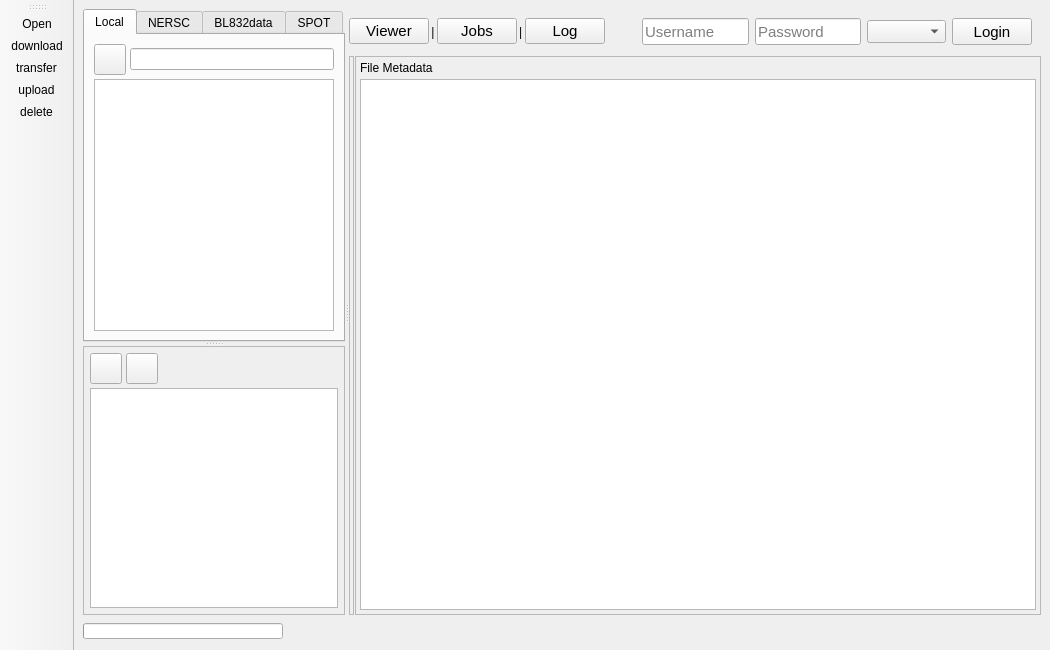
<?xml version="1.0" encoding="UTF-8"?>
<ui version="4.0">
 <class>MainWindow</class>
 <widget class="QMainWindow" name="MainWindow">
  <property name="geometry">
   <rect>
    <x>0</x>
    <y>0</y>
    <width>1050</width>
    <height>650</height>
   </rect>
  </property>
  <property name="minimumSize">
   <size>
    <width>800</width>
    <height>500</height>
   </size>
  </property>
  <property name="windowTitle">
   <string>SPEW Client Beta</string>
  </property>
  <property name="unifiedTitleAndToolBarOnMac">
   <bool>false</bool>
  </property>
  <widget class="QWidget" name="centralwidget">
   <layout class="QGridLayout" name="gridLayout">
    <item row="0" column="0">
     <widget class="QSplitter" name="hsplitter">
      <property name="sizePolicy">
       <sizepolicy hsizetype="Expanding" vsizetype="Expanding">
        <horstretch>0</horstretch>
        <verstretch>0</verstretch>
       </sizepolicy>
      </property>
      <property name="orientation">
       <enum>Qt::Horizontal</enum>
      </property>
      <widget class="QSplitter" name="vsplitter">
       <property name="sizePolicy">
        <sizepolicy hsizetype="Fixed" vsizetype="Expanding">
         <horstretch>0</horstretch>
         <verstretch>0</verstretch>
        </sizepolicy>
       </property>
       <property name="minimumSize">
        <size>
         <width>100</width>
         <height>0</height>
        </size>
       </property>
       <property name="orientation">
        <enum>Qt::Vertical</enum>
       </property>
       <property name="handleWidth">
        <number>4</number>
       </property>
       <widget class="QTabWidget" name="tabWidget">
        <property name="sizePolicy">
         <sizepolicy hsizetype="MinimumExpanding" vsizetype="Preferred">
          <horstretch>0</horstretch>
          <verstretch>0</verstretch>
         </sizepolicy>
        </property>
        <property name="tabShape">
         <enum>QTabWidget::Rounded</enum>
        </property>
        <property name="currentIndex">
         <number>0</number>
        </property>
        <widget class="QWidget" name="Local">
         <attribute name="title">
          <string>Local</string>
         </attribute>
         <layout class="QVBoxLayout" name="verticalLayout_5">
          <item>
           <layout class="QVBoxLayout" name="verticalLayout">
            <property name="spacing">
             <number>4</number>
            </property>
            <property name="sizeConstraint">
             <enum>QLayout::SetMaximumSize</enum>
            </property>
            <item>
             <layout class="QHBoxLayout" name="horizontalLayout_7">
              <item>
               <widget class="QToolButton" name="local_back_button">
                <property name="sizePolicy">
                 <sizepolicy hsizetype="Fixed" vsizetype="Fixed">
                  <horstretch>0</horstretch>
                  <verstretch>0</verstretch>
                 </sizepolicy>
                </property>
                <property name="maximumSize">
                 <size>
                  <width>32</width>
                  <height>32</height>
                 </size>
                </property>
                <property name="text">
                 <string/>
                </property>
                <property name="icon">
                 <iconset>
                  <normaloff>back.png</normaloff>back.png</iconset>
                </property>
                <property name="iconSize">
                 <size>
                  <width>24</width>
                  <height>24</height>
                 </size>
                </property>
               </widget>
              </item>
              <item>
               <widget class="QLineEdit" name="local_path_label">
                <property name="readOnly">
                 <bool>true</bool>
                </property>
               </widget>
              </item>
             </layout>
            </item>
            <item>
             <widget class="QTreeView" name="local_tree_view">
              <property name="sortingEnabled">
               <bool>true</bool>
              </property>
              <property name="animated">
               <bool>true</bool>
              </property>
              <property name="expandsOnDoubleClick">
               <bool>false</bool>
              </property>
              <attribute name="headerVisible">
               <bool>false</bool>
              </attribute>
              <attribute name="headerCascadingSectionResizes">
               <bool>false</bool>
              </attribute>
              <attribute name="headerDefaultSectionSize">
               <number>100</number>
              </attribute>
              <attribute name="headerMinimumSectionSize">
               <number>60</number>
              </attribute>
              <attribute name="headerShowSortIndicator" stdset="0">
               <bool>true</bool>
              </attribute>
             </widget>
            </item>
           </layout>
          </item>
         </layout>
        </widget>
        <widget class="QWidget" name="NERSC">
         <attribute name="title">
          <string>NERSC</string>
         </attribute>
         <layout class="QVBoxLayout" name="verticalLayout_7">
          <item>
           <layout class="QVBoxLayout" name="verticalLayout_3">
            <item>
             <layout class="QHBoxLayout" name="horizontalLayout_4">
              <item>
               <widget class="QToolButton" name="nersc_back_button">
                <property name="sizePolicy">
                 <sizepolicy hsizetype="Fixed" vsizetype="Fixed">
                  <horstretch>0</horstretch>
                  <verstretch>0</verstretch>
                 </sizepolicy>
                </property>
                <property name="maximumSize">
                 <size>
                  <width>32</width>
                  <height>32</height>
                 </size>
                </property>
                <property name="text">
                 <string/>
                </property>
                <property name="icon">
                 <iconset>
                  <normaloff>back.png</normaloff>back.png</iconset>
                </property>
                <property name="iconSize">
                 <size>
                  <width>24</width>
                  <height>24</height>
                 </size>
                </property>
               </widget>
              </item>
              <item>
               <widget class="QLineEdit" name="nersc_path_label">
                <property name="text">
                 <string>Login to NERSC</string>
                </property>
                <property name="readOnly">
                 <bool>true</bool>
                </property>
                <property name="placeholderText">
                 <string/>
                </property>
               </widget>
              </item>
             </layout>
            </item>
            <item>
             <widget class="QListWidget" name="nersc_list_widget">
              <property name="isWrapping" stdset="0">
               <bool>false</bool>
              </property>
              <property name="currentRow">
               <number>-1</number>
              </property>
              <property name="sortingEnabled">
               <bool>true</bool>
              </property>
             </widget>
            </item>
           </layout>
          </item>
         </layout>
        </widget>
        <widget class="QWidget" name="BL832data">
         <attribute name="title">
          <string>BL832data</string>
         </attribute>
         <layout class="QVBoxLayout" name="verticalLayout_17">
          <item>
           <layout class="QVBoxLayout" name="verticalLayout_16">
            <item>
             <layout class="QHBoxLayout" name="horizontalLayout_8">
              <item>
               <widget class="QToolButton" name="bl832_back_button">
                <property name="sizePolicy">
                 <sizepolicy hsizetype="Fixed" vsizetype="Fixed">
                  <horstretch>0</horstretch>
                  <verstretch>0</verstretch>
                 </sizepolicy>
                </property>
                <property name="maximumSize">
                 <size>
                  <width>32</width>
                  <height>32</height>
                 </size>
                </property>
                <property name="text">
                 <string/>
                </property>
                <property name="icon">
                 <iconset>
                  <normaloff>back.png</normaloff>back.png</iconset>
                </property>
                <property name="iconSize">
                 <size>
                  <width>24</width>
                  <height>24</height>
                 </size>
                </property>
               </widget>
              </item>
              <item>
               <widget class="QLineEdit" name="bl832data_path_label">
                <property name="text">
                 <string>Login to Globus</string>
                </property>
                <property name="readOnly">
                 <bool>true</bool>
                </property>
                <property name="placeholderText">
                 <string/>
                </property>
               </widget>
              </item>
             </layout>
            </item>
            <item>
             <widget class="QListWidget" name="bl832data_list_widget"/>
            </item>
           </layout>
          </item>
         </layout>
        </widget>
        <widget class="QWidget" name="SPOT">
         <attribute name="title">
          <string>SPOT</string>
         </attribute>
         <layout class="QVBoxLayout" name="verticalLayout_8">
          <item>
           <layout class="QVBoxLayout" name="verticalLayout_2">
            <item>
             <widget class="QLineEdit" name="search_box">
              <property name="font">
               <font>
                <family>Segoe UI</family>
                <pointsize>10</pointsize>
                <weight>50</weight>
                <bold>false</bold>
               </font>
              </property>
              <property name="inputMask">
               <string/>
              </property>
              <property name="text">
               <string/>
              </property>
              <property name="maxLength">
               <number>100</number>
              </property>
              <property name="placeholderText">
               <string>Search Term</string>
              </property>
             </widget>
            </item>
            <item>
             <layout class="QHBoxLayout" name="horizontalLayout_9">
              <item>
               <widget class="QComboBox" name="sort_box">
                <property name="sizePolicy">
                 <sizepolicy hsizetype="Expanding" vsizetype="Fixed">
                  <horstretch>0</horstretch>
                  <verstretch>0</verstretch>
                 </sizepolicy>
                </property>
                <property name="maximumSize">
                 <size>
                  <width>130</width>
                  <height>16777215</height>
                 </size>
                </property>
                <property name="font">
                 <font>
                  <family>Segoe UI</family>
                  <pointsize>10</pointsize>
                  <weight>50</weight>
                  <bold>false</bold>
                 </font>
                </property>
                <property name="sizeAdjustPolicy">
                 <enum>QComboBox::AdjustToContentsOnFirstShow</enum>
                </property>
                <item>
                 <property name="text">
                  <string>Processed Date</string>
                 </property>
                </item>
                <item>
                 <property name="text">
                  <string>Beamline Date (832)</string>
                 </property>
                </item>
               </widget>
              </item>
              <item>
               <widget class="QComboBox" name="order_box">
                <property name="sizePolicy">
                 <sizepolicy hsizetype="Expanding" vsizetype="Fixed">
                  <horstretch>0</horstretch>
                  <verstretch>0</verstretch>
                 </sizepolicy>
                </property>
                <property name="maximumSize">
                 <size>
                  <width>130</width>
                  <height>16777215</height>
                 </size>
                </property>
                <property name="font">
                 <font>
                  <family>Segoe UI</family>
                  <pointsize>10</pointsize>
                  <weight>50</weight>
                  <bold>false</bold>
                 </font>
                </property>
                <item>
                 <property name="text">
                  <string>Descending</string>
                 </property>
                 <property name="icon">
                  <iconset>
                   <normaloff>../../../../.designer/backup/descending.png</normaloff>../../../../.designer/backup/descending.png</iconset>
                 </property>
                </item>
                <item>
                 <property name="text">
                  <string>Ascending</string>
                 </property>
                 <property name="icon">
                  <iconset>
                   <normaloff>../../../../.designer/backup/ascending.png</normaloff>../../../../.designer/backup/ascending.png</iconset>
                 </property>
                </item>
               </widget>
              </item>
             </layout>
            </item>
           </layout>
          </item>
          <item>
           <widget class="QTreeWidget" name="spot_tree_widget">
            <property name="sortingEnabled">
             <bool>true</bool>
            </property>
            <attribute name="headerVisible">
             <bool>false</bool>
            </attribute>
            <column>
             <property name="text">
              <string notr="true">1</string>
             </property>
            </column>
           </widget>
          </item>
         </layout>
        </widget>
       </widget>
       <widget class="QFrame" name="frame">
        <property name="sizePolicy">
         <sizepolicy hsizetype="MinimumExpanding" vsizetype="Preferred">
          <horstretch>0</horstretch>
          <verstretch>0</verstretch>
         </sizepolicy>
        </property>
        <property name="frameShape">
         <enum>QFrame::StyledPanel</enum>
        </property>
        <property name="frameShadow">
         <enum>QFrame::Raised</enum>
        </property>
        <layout class="QVBoxLayout" name="verticalLayout_18">
         <property name="spacing">
          <number>4</number>
         </property>
         <property name="margin">
          <number>6</number>
         </property>
         <item>
          <layout class="QHBoxLayout" name="horizontalLayout_14">
           <item>
            <widget class="QToolButton" name="globus_login_button">
             <property name="maximumSize">
              <size>
               <width>32</width>
               <height>32</height>
              </size>
             </property>
             <property name="text">
              <string/>
             </property>
             <property name="icon">
              <iconset>
               <normaloff>globus.png</normaloff>globus.png</iconset>
             </property>
             <property name="iconSize">
              <size>
               <width>24</width>
               <height>24</height>
              </size>
             </property>
            </widget>
           </item>
           <item>
            <widget class="QToolButton" name="endpoint_refresh_button">
             <property name="sizePolicy">
              <sizepolicy hsizetype="Fixed" vsizetype="Fixed">
               <horstretch>0</horstretch>
               <verstretch>0</verstretch>
              </sizepolicy>
             </property>
             <property name="maximumSize">
              <size>
               <width>32</width>
               <height>32</height>
              </size>
             </property>
             <property name="text">
              <string/>
             </property>
             <property name="icon">
              <iconset>
               <normaloff>refresh.png</normaloff>refresh.png</iconset>
             </property>
             <property name="iconSize">
              <size>
               <width>24</width>
               <height>24</height>
              </size>
             </property>
            </widget>
           </item>
           <item>
            <widget class="QLabel" name="local_endpoint_label">
             <property name="font">
              <font>
               <pointsize>10</pointsize>
              </font>
             </property>
             <property name="text">
              <string/>
             </property>
            </widget>
           </item>
          </layout>
         </item>
         <item>
          <widget class="QTableWidget" name="globus_table_widget">
           <property name="font">
            <font>
             <pointsize>9</pointsize>
            </font>
           </property>
           <property name="autoScroll">
            <bool>false</bool>
           </property>
           <property name="editTriggers">
            <set>QAbstractItemView::NoEditTriggers</set>
           </property>
           <property name="selectionBehavior">
            <enum>QAbstractItemView::SelectRows</enum>
           </property>
           <property name="textElideMode">
            <enum>Qt::ElideMiddle</enum>
           </property>
           <property name="showGrid">
            <bool>false</bool>
           </property>
           <property name="gridStyle">
            <enum>Qt::NoPen</enum>
           </property>
           <property name="sortingEnabled">
            <bool>true</bool>
           </property>
           <property name="columnCount">
            <number>0</number>
           </property>
           <attribute name="horizontalHeaderVisible">
            <bool>true</bool>
           </attribute>
           <attribute name="horizontalHeaderCascadingSectionResizes">
            <bool>true</bool>
           </attribute>
           <attribute name="horizontalHeaderDefaultSectionSize">
            <number>80</number>
           </attribute>
           <attribute name="horizontalHeaderHighlightSections">
            <bool>false</bool>
           </attribute>
           <attribute name="horizontalHeaderMinimumSectionSize">
            <number>0</number>
           </attribute>
           <attribute name="horizontalHeaderShowSortIndicator" stdset="0">
            <bool>true</bool>
           </attribute>
           <attribute name="horizontalHeaderStretchLastSection">
            <bool>true</bool>
           </attribute>
           <attribute name="verticalHeaderVisible">
            <bool>false</bool>
           </attribute>
           <attribute name="verticalHeaderHighlightSections">
            <bool>false</bool>
           </attribute>
           <attribute name="verticalHeaderStretchLastSection">
            <bool>false</bool>
           </attribute>
          </widget>
         </item>
        </layout>
       </widget>
      </widget>
      <widget class="QWidget" name="layoutWidget">
       <layout class="QVBoxLayout" name="verticalLayout_6" stretch="0,2">
        <property name="spacing">
         <number>2</number>
        </property>
        <property name="sizeConstraint">
         <enum>QLayout::SetDefaultConstraint</enum>
        </property>
        <item>
         <layout class="QHBoxLayout" name="horizontalLayout_6">
          <property name="sizeConstraint">
           <enum>QLayout::SetFixedSize</enum>
          </property>
          <item>
           <widget class="QPushButton" name="viewer_button">
            <property name="sizePolicy">
             <sizepolicy hsizetype="Preferred" vsizetype="Fixed">
              <horstretch>0</horstretch>
              <verstretch>0</verstretch>
             </sizepolicy>
            </property>
            <property name="font">
             <font>
              <pointsize>11</pointsize>
             </font>
            </property>
            <property name="autoFillBackground">
             <bool>false</bool>
            </property>
            <property name="text">
             <string>Viewer</string>
            </property>
            <property name="checkable">
             <bool>false</bool>
            </property>
            <property name="checked">
             <bool>false</bool>
            </property>
           </widget>
          </item>
          <item>
           <widget class="QLabel" name="label">
            <property name="text">
             <string>|</string>
            </property>
            <property name="alignment">
             <set>Qt::AlignCenter</set>
            </property>
           </widget>
          </item>
          <item>
           <widget class="QPushButton" name="jobs_button">
            <property name="sizePolicy">
             <sizepolicy hsizetype="Preferred" vsizetype="Fixed">
              <horstretch>0</horstretch>
              <verstretch>0</verstretch>
             </sizepolicy>
            </property>
            <property name="font">
             <font>
              <pointsize>11</pointsize>
             </font>
            </property>
            <property name="text">
             <string>Jobs</string>
            </property>
            <property name="checkable">
             <bool>false</bool>
            </property>
           </widget>
          </item>
          <item>
           <widget class="QLabel" name="label_2">
            <property name="text">
             <string>|</string>
            </property>
           </widget>
          </item>
          <item>
           <widget class="QPushButton" name="log_button">
            <property name="sizePolicy">
             <sizepolicy hsizetype="Preferred" vsizetype="Fixed">
              <horstretch>0</horstretch>
              <verstretch>0</verstretch>
             </sizepolicy>
            </property>
            <property name="font">
             <font>
              <pointsize>11</pointsize>
             </font>
            </property>
            <property name="text">
             <string>Log</string>
            </property>
            <property name="checkable">
             <bool>false</bool>
            </property>
           </widget>
          </item>
          <item>
           <widget class="QStackedWidget" name="log_stacked_widget">
            <property name="sizePolicy">
             <sizepolicy hsizetype="Expanding" vsizetype="Preferred">
              <horstretch>0</horstretch>
              <verstretch>0</verstretch>
             </sizepolicy>
            </property>
            <property name="minimumSize">
             <size>
              <width>350</width>
              <height>45</height>
             </size>
            </property>
            <property name="maximumSize">
             <size>
              <width>16777215</width>
              <height>45</height>
             </size>
            </property>
            <property name="font">
             <font>
              <pointsize>10</pointsize>
             </font>
            </property>
            <property name="layoutDirection">
             <enum>Qt::LeftToRight</enum>
            </property>
            <property name="frameShape">
             <enum>QFrame::NoFrame</enum>
            </property>
            <property name="lineWidth">
             <number>0</number>
            </property>
            <property name="currentIndex">
             <number>0</number>
            </property>
            <widget class="QWidget" name="login_page">
             <layout class="QHBoxLayout" name="horizontalLayout_3">
              <item>
               <spacer name="horizontalSpacer_3">
                <property name="orientation">
                 <enum>Qt::Horizontal</enum>
                </property>
                <property name="sizeHint" stdset="0">
                 <size>
                  <width>40</width>
                  <height>20</height>
                 </size>
                </property>
               </spacer>
              </item>
              <item>
               <widget class="QLineEdit" name="user_box">
                <property name="enabled">
                 <bool>true</bool>
                </property>
                <property name="sizePolicy">
                 <sizepolicy hsizetype="Expanding" vsizetype="Fixed">
                  <horstretch>0</horstretch>
                  <verstretch>0</verstretch>
                 </sizepolicy>
                </property>
                <property name="maximumSize">
                 <size>
                  <width>120</width>
                  <height>30</height>
                 </size>
                </property>
                <property name="font">
                 <font>
                  <family>Ubuntu</family>
                  <pointsize>11</pointsize>
                  <weight>50</weight>
                  <bold>false</bold>
                 </font>
                </property>
                <property name="maxLength">
                 <number>32</number>
                </property>
                <property name="placeholderText">
                 <string>Username</string>
                </property>
               </widget>
              </item>
              <item>
               <widget class="QLineEdit" name="pass_box">
                <property name="maximumSize">
                 <size>
                  <width>120</width>
                  <height>30</height>
                 </size>
                </property>
                <property name="font">
                 <font>
                  <family>Ubuntu</family>
                  <pointsize>11</pointsize>
                  <weight>50</weight>
                  <bold>false</bold>
                 </font>
                </property>
                <property name="maxLength">
                 <number>32</number>
                </property>
                <property name="echoMode">
                 <enum>QLineEdit::Password</enum>
                </property>
                <property name="placeholderText">
                 <string>Password</string>
                </property>
               </widget>
              </item>
              <item>
               <widget class="QComboBox" name="nersc_system_comboBox"/>
              </item>
              <item>
               <widget class="QPushButton" name="login_button">
                <property name="sizePolicy">
                 <sizepolicy hsizetype="Fixed" vsizetype="Fixed">
                  <horstretch>0</horstretch>
                  <verstretch>0</verstretch>
                 </sizepolicy>
                </property>
                <property name="minimumSize">
                 <size>
                  <width>0</width>
                  <height>0</height>
                 </size>
                </property>
                <property name="maximumSize">
                 <size>
                  <width>80</width>
                  <height>30</height>
                 </size>
                </property>
                <property name="font">
                 <font>
                  <pointsize>11</pointsize>
                 </font>
                </property>
                <property name="text">
                 <string>Login</string>
                </property>
               </widget>
              </item>
             </layout>
            </widget>
            <widget class="QWidget" name="logout_page">
             <layout class="QHBoxLayout" name="horizontalLayout">
              <item>
               <spacer name="horizontalSpacer_6">
                <property name="orientation">
                 <enum>Qt::Horizontal</enum>
                </property>
                <property name="sizeHint" stdset="0">
                 <size>
                  <width>275</width>
                  <height>19</height>
                 </size>
                </property>
               </spacer>
              </item>
              <item>
               <widget class="QLabel" name="user_console">
                <property name="text">
                 <string/>
                </property>
               </widget>
              </item>
              <item>
               <widget class="QPushButton" name="logout_button">
                <property name="minimumSize">
                 <size>
                  <width>0</width>
                  <height>0</height>
                 </size>
                </property>
                <property name="text">
                 <string>Logout</string>
                </property>
               </widget>
              </item>
             </layout>
            </widget>
           </widget>
          </item>
         </layout>
        </item>
        <item>
         <widget class="QSplitter" name="hsplitter_2">
          <property name="sizePolicy">
           <sizepolicy hsizetype="Expanding" vsizetype="Expanding">
            <horstretch>0</horstretch>
            <verstretch>0</verstretch>
           </sizepolicy>
          </property>
          <property name="orientation">
           <enum>Qt::Horizontal</enum>
          </property>
          <property name="handleWidth">
           <number>1</number>
          </property>
          <widget class="QFrame" name="center_frame">
           <property name="frameShape">
            <enum>QFrame::StyledPanel</enum>
           </property>
           <property name="frameShadow">
            <enum>QFrame::Plain</enum>
           </property>
           <layout class="QVBoxLayout" name="verticalLayout_9">
            <property name="spacing">
             <number>1</number>
            </property>
            <property name="margin">
             <number>0</number>
            </property>
            <item>
             <widget class="QStackedWidget" name="toolbarmode">
              <property name="sizePolicy">
               <sizepolicy hsizetype="Preferred" vsizetype="Fixed">
                <horstretch>0</horstretch>
                <verstretch>0</verstretch>
               </sizepolicy>
              </property>
              <property name="currentIndex">
               <number>0</number>
              </property>
              <widget class="QWidget" name="toolbar_page"/>
              <widget class="QWidget" name="options_page"/>
             </widget>
            </item>
            <item>
             <widget class="QStackedWidget" name="viewmode">
              <widget class="QWidget" name="page"/>
              <widget class="QWidget" name="page_2"/>
             </widget>
            </item>
           </layout>
          </widget>
          <widget class="QFrame" name="frame_3">
           <property name="sizePolicy">
            <sizepolicy hsizetype="Ignored" vsizetype="Preferred">
             <horstretch>0</horstretch>
             <verstretch>0</verstretch>
            </sizepolicy>
           </property>
           <property name="frameShape">
            <enum>QFrame::StyledPanel</enum>
           </property>
           <property name="frameShadow">
            <enum>QFrame::Raised</enum>
           </property>
           <layout class="QVBoxLayout" name="verticalLayout_4">
            <property name="spacing">
             <number>4</number>
            </property>
            <property name="margin">
             <number>4</number>
            </property>
            <item>
             <widget class="QLabel" name="metadata_label">
              <property name="text">
               <string>File Metadata</string>
              </property>
             </widget>
            </item>
            <item>
             <widget class="QTableWidget" name="metadata_table_widget">
              <property name="sizePolicy">
               <sizepolicy hsizetype="Expanding" vsizetype="Expanding">
                <horstretch>0</horstretch>
                <verstretch>0</verstretch>
               </sizepolicy>
              </property>
              <property name="font">
               <font>
                <pointsize>9</pointsize>
               </font>
              </property>
              <property name="editTriggers">
               <set>QAbstractItemView::NoEditTriggers</set>
              </property>
              <attribute name="horizontalHeaderCascadingSectionResizes">
               <bool>true</bool>
              </attribute>
              <attribute name="horizontalHeaderDefaultSectionSize">
               <number>90</number>
              </attribute>
              <attribute name="horizontalHeaderMinimumSectionSize">
               <number>0</number>
              </attribute>
              <attribute name="horizontalHeaderStretchLastSection">
               <bool>true</bool>
              </attribute>
              <attribute name="verticalHeaderVisible">
               <bool>false</bool>
              </attribute>
              <attribute name="verticalHeaderHighlightSections">
               <bool>false</bool>
              </attribute>
             </widget>
            </item>
           </layout>
          </widget>
         </widget>
        </item>
       </layout>
      </widget>
     </widget>
    </item>
    <item row="1" column="0">
     <layout class="QHBoxLayout" name="horizontalLayout_2">
      <property name="sizeConstraint">
       <enum>QLayout::SetFixedSize</enum>
      </property>
      <item>
       <widget class="QProgressBar" name="progressBar">
        <property name="maximumSize">
         <size>
          <width>200</width>
          <height>16</height>
         </size>
        </property>
        <property name="font">
         <font>
          <family>Segoe UI</family>
          <pointsize>10</pointsize>
          <weight>50</weight>
          <bold>false</bold>
         </font>
        </property>
        <property name="value">
         <number>0</number>
        </property>
        <property name="alignment">
         <set>Qt::AlignJustify|Qt::AlignVCenter</set>
        </property>
        <property name="textVisible">
         <bool>false</bool>
        </property>
       </widget>
      </item>
      <item>
       <widget class="QLabel" name="console2">
        <property name="text">
         <string/>
        </property>
       </widget>
      </item>
      <item>
       <spacer name="horizontalSpacer">
        <property name="orientation">
         <enum>Qt::Horizontal</enum>
        </property>
        <property name="sizeHint" stdset="0">
         <size>
          <width>40</width>
          <height>20</height>
         </size>
        </property>
       </spacer>
      </item>
      <item>
       <widget class="QLabel" name="percentLabel">
        <property name="minimumSize">
         <size>
          <width>10</width>
          <height>0</height>
         </size>
        </property>
        <property name="text">
         <string/>
        </property>
       </widget>
      </item>
     </layout>
    </item>
   </layout>
  </widget>
  <widget class="QToolBar" name="toolBar">
   <property name="windowTitle">
    <string>toolBar</string>
   </property>
   <property name="iconSize">
    <size>
     <width>32</width>
     <height>32</height>
    </size>
   </property>
   <property name="floatable">
    <bool>false</bool>
   </property>
   <attribute name="toolBarArea">
    <enum>LeftToolBarArea</enum>
   </attribute>
   <attribute name="toolBarBreak">
    <bool>false</bool>
   </attribute>
   <addaction name="actionOpen"/>
   <addaction name="actionDownload"/>
   <addaction name="actionTransfer"/>
   <addaction name="actionUpload"/>
   <addaction name="actionDelete"/>
  </widget>
  <action name="actionDownload">
   <property name="icon">
    <iconset>
     <normaloff>download.png</normaloff>download.png</iconset>
   </property>
   <property name="text">
    <string>download</string>
   </property>
   <property name="toolTip">
    <string>Download dataset</string>
   </property>
   <property name="shortcut">
    <string>Ctrl+Shift+D</string>
   </property>
  </action>
  <action name="actionTransfer">
   <property name="icon">
    <iconset>
     <normaloff>transfer.png</normaloff>transfer.png</iconset>
   </property>
   <property name="text">
    <string>transfer</string>
   </property>
   <property name="toolTip">
    <string>Transfer dataset  to NERSC</string>
   </property>
   <property name="shortcut">
    <string>Ctrl+Shift+T</string>
   </property>
  </action>
  <action name="actionDelete">
   <property name="icon">
    <iconset>
     <normaloff>delete.png</normaloff>delete.png</iconset>
   </property>
   <property name="text">
    <string>delete</string>
   </property>
   <property name="toolTip">
    <string>Delete dataset</string>
   </property>
   <property name="shortcut">
    <string>Del</string>
   </property>
  </action>
  <action name="actionUpload">
   <property name="icon">
    <iconset>
     <normaloff>upload.png</normaloff>upload.png</iconset>
   </property>
   <property name="text">
    <string>upload</string>
   </property>
   <property name="toolTip">
    <string>Upload dataset to NERSC</string>
   </property>
  </action>
  <action name="actionOpen">
   <property name="icon">
    <iconset>
     <normaloff>open.png</normaloff>open.png</iconset>
   </property>
   <property name="text">
    <string>Open</string>
   </property>
   <property name="toolTip">
    <string>Open dataset</string>
   </property>
   <property name="shortcut">
    <string>Ctrl+O</string>
   </property>
  </action>
 </widget>
 <resources/>
 <connections>
  <connection>
   <sender>pass_box</sender>
   <signal>returnPressed()</signal>
   <receiver>login_button</receiver>
   <slot>click()</slot>
   <hints>
    <hint type="sourcelabel">
     <x>235</x>
     <y>23</y>
    </hint>
    <hint type="destinationlabel">
     <x>341</x>
     <y>23</y>
    </hint>
   </hints>
  </connection>
  <connection>
   <sender>pass_box</sender>
   <signal>returnPressed()</signal>
   <receiver>progressBar</receiver>
   <slot>reset()</slot>
   <hints>
    <hint type="sourcelabel">
     <x>235</x>
     <y>23</y>
    </hint>
    <hint type="destinationlabel">
     <x>367</x>
     <y>555</y>
    </hint>
   </hints>
  </connection>
 </connections>
</ui>
